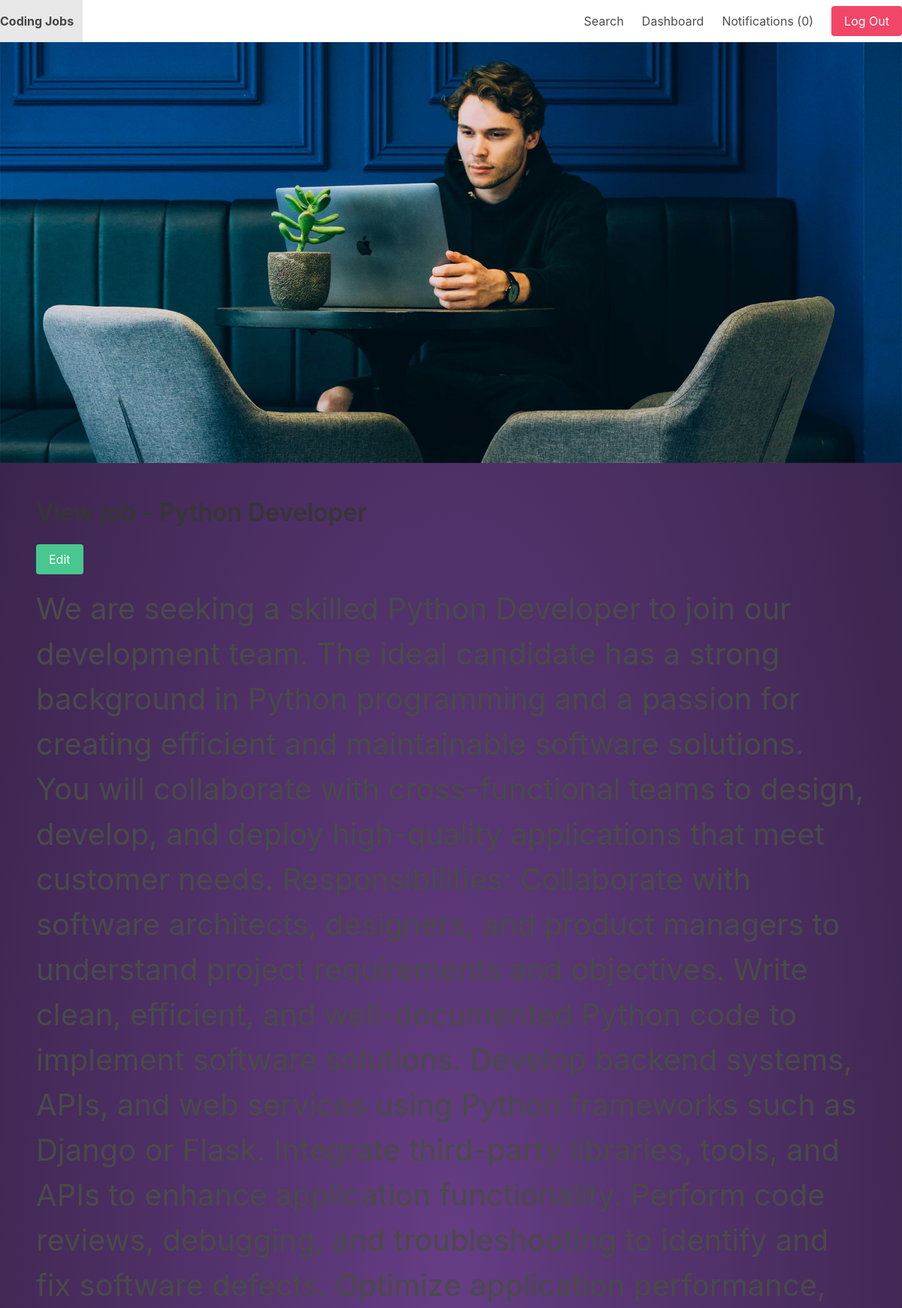
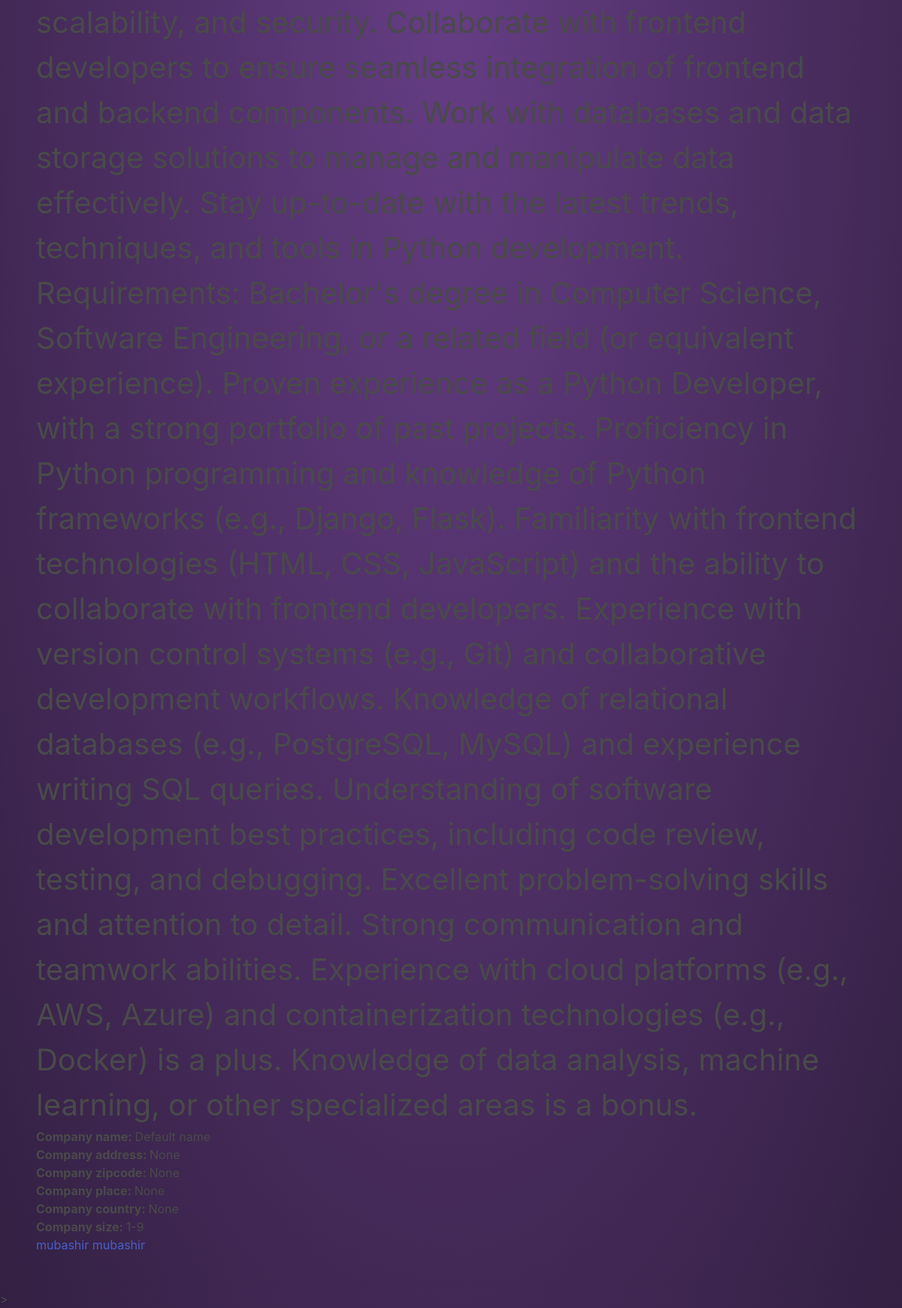
The app's page /dashboard/job/3/ (signed in) with its own data (2 pictures, top to bottom).
### apps/job/models.py (models this page shows, shortened)
class Job(models.Model):
    SIZE_1_9 = 'size_1-9'
    SIZE_10_49 = 'size_10-49'
    SIZE_50_99 = 'size_50-99'
    SIZE_100 = 'size_100'
    CHOICES_SIZE = (
        (SIZE_1_9, '1-9'),
        (SIZE_10_49, '10-49'),
        (SIZE_50_99, '50-99'),
        (SIZE_100, '100+'),
    )
    ACTIVE = 'active'
    EMPLOYED = 'employed'
    ARCHIVED = 'archived'
    CHOICES_STATUS = (
        (ACTIVE, 'Active'),
        (EMPLOYED, 'Employed'),
        (ARCHIVED, 'Archived')
    )
    title = models.CharField(max_length=255)
    short_description = models.TextField()
    long_description = models.TextField(blank=True, null=True)
    company_name = models.CharField(max_length=255)
    company_address = models.CharField(max_length=255, blank=True, null=True)
    company_zipcode = models.CharField(max_length=255, blank=True, null=True)
    company_place = models.CharField(max_length=255, blank=True, null=True)
    company_country = models.CharField(max_length=255, blank=True, null=True)
    company_size = models.CharField(max_length=20, choices=CHOICES_SIZE, default=SIZE_1_9)
    created_by = models.ForeignKey(User, related_name='jobs', on_delete=models.CASCADE)
    created_at = models.DateTimeField(auto_now_add=True)
    changed_at = models.DateTimeField(auto_now=True)
    status = models.CharField(max_length=20, choices=CHOICES_STATUS, default=ACTIVE)

class Application(models.Model):
    job = models.ForeignKey(Job, related_name='applications', on_delete=models.CASCADE)
    content = models.TextField()
    experience = models.TextField()
    created_by = models.ForeignKey(User, related_name='applications', on_delete=models.CASCADE)
    created_at = models.DateTimeField(auto_now_add=True)

### apps/userprofile/views.py (the view)
# urls.py: path('job/<int:job_id>/', views.view_dashboard_job, name='view_dashboard_job'),
@login_required
def view_dashboard_job(request, job_id):
    job = get_object_or_404(Job, pk=job_id, created_by=request.user)
    return render(request, 'userprofile/view_dashboard_job.html', {'job': job})

### apps/notification/context_processors.py (called while the page is built)
def notifications(request):
    if request.user.is_authenticated:
        return {'notifications': request.user.notifications.filter(is_read=False)}
    else:
        return {'notifications': []}

### apps/userprofile/templates/userprofile/view_dashboard_job.html (shortened to what this page needs)
{% extends 'core/base.html' %}
{% block content %}
    <h1 class="title">View job - {{ job.title }}</h1>
    <a href="{% url 'edit_job' job.id %}" class="button is-success mb-4">Edit</a>
    <p class="is-size-2">{{ job.short_description }}</p>
    <b>Company name: </b>{{ job.company_name}}<br>
    <b>Company address: </b>{{ job.company_address}}<br>
    <b>Company zipcode: </b>{{ job.company_zipcode}}<br>
    <b>Company place: </b>{{ job.company_place}}<br>
    <b>Company country: </b>{{ job.company_country}}<br>
    <b>Company size: </b>{{ job.get_company_size_display }}<br>
    {% for application in job.applications.all %}
        <a href="{% url 'view_application' application.id %}">{{ application.created_by.username }}</a>
    {% endfor %}
{% endblock %}

### apps/core/templates/core/base.html (style rules this page uses)
.body { background: radial-gradient(#653d84, #332042); }

### records on screen
Job: short_description "We are seeking a skilled Python Developer to join our development team. The ideal candidate has a strong background in Python programming and a passion for creating efficient and maintainable software solutions. You will collaborate with cross-functional teams to design, develop, and deploy high-quality applications that meet customer needs. Responsibilities: Collaborate with software architects, designers, and product managers to understand project requirements and objectives. Write clean, efficient, and well-documented Python code to implement software solutions. Develop backend systems, APIs, and web services using Python frameworks such as Django or Flask. Integrate third-party…", company_name "Default name", company_address "None", company_zipcode "None", company_place "None", company_country "None", company_size "1-9"
Application: created_by.username "mubashir"
Application: created_by.username "mubashir"

### other values on screen
{{ notifications.count }} "0"
